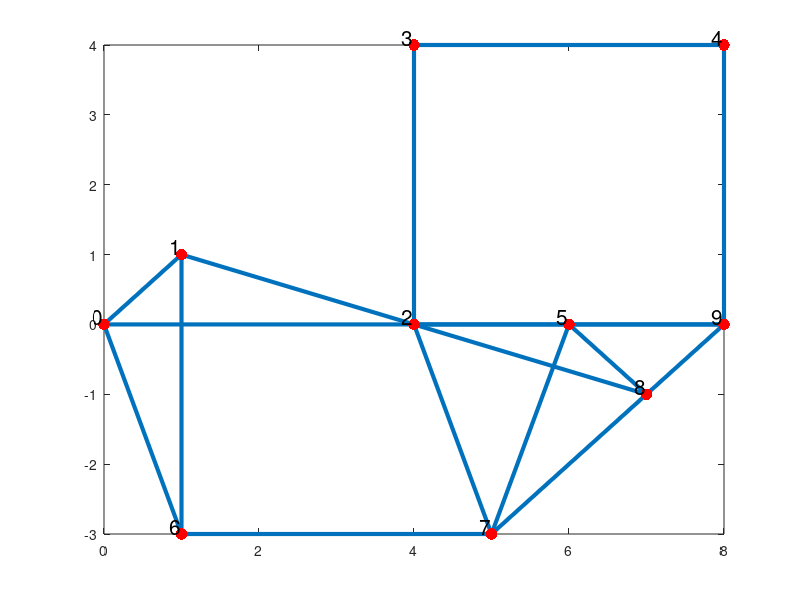

The MATLAB source for this figure:
x = [0 1 NaN 0 4 NaN 0 1 NaN 1 4 NaN 1 1 NaN 4 4 NaN 4 6 NaN 4 5 NaN 4 7 NaN 4 8 NaN 4 8 NaN 8 8 NaN 6 5 NaN 6 7 NaN 6 8 NaN 1 5 NaN 5 7 NaN 7 8];
y = [0 1 NaN 0 0 NaN 0 -3 NaN 1 0 NaN 1 -3 NaN 0 4 NaN 0 0 NaN 0 -3 NaN 0 -1 NaN 0 0 NaN 4 4 NaN 4 0 NaN 0 -3 NaN 0 -1 NaN 0 0 NaN -3 -3 NaN -3 -1 NaN -1 0];
plot(x, y, 'LineWidth', 3);    %no marker!
hold on
x1 = [0 1 4 4 8 6 1 5 7 8];
y1 = [0 1 0 4 4 0 -3 -3 -1 0];
labels = ['0';'1';'2';'3';'4';'5';'6';'7';'8';'9']
plot(x1, y1, 'r.', 'MarkerSize', 25, 'LineStyle', 'none');
text(x1,y1,labels,'VerticalAlignment','bottom','HorizontalAlignment','right', 'FontSize', 15);
